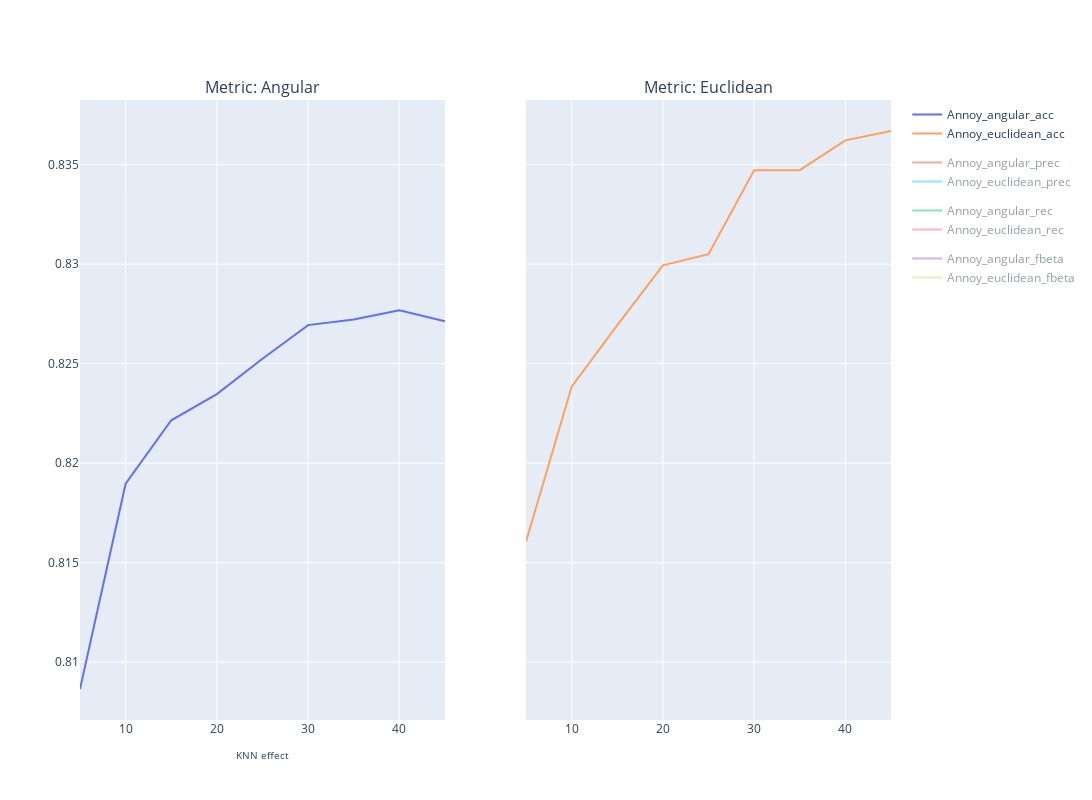

Notebook code cell kept with this figure:
### Code cell
import plotly.graph_objects as go
from plotly.subplots import make_subplots
import pandas as pd
import matplotlib.pyplot as plt
import plotly.express as px


fig = make_subplots(
        rows=1,
        cols=2,
        shared_yaxes=True,
        vertical_spacing=0.01,
        horizontal_spacing=0.1,
        # row_heights=[0.5, 0.5],
        subplot_titles=("Metric: Angular", "Metric: Euclidean")
    )

plt_df1=k_effect.copy()


mode="lines"# "markers+text"
x_col= "n_trees"
fig.add_trace(
        go.Scatter(
            x=plt_df1[x_col], y=plt_df1["Annoy_angular_acc"],mode=mode,name="Annoy_angular_acc",legendgroup ='accuracy'# , line=dict(color="blue", width=2)
        ),
        row=1,
        col=1,
    )
fig.add_trace(
        go.Scatter(
            x=plt_df1[x_col], y=plt_df1["Annoy_angular_prec"],mode=mode,name='Annoy_angular_prec',legendgroup ='precision'# , line=dict(color="blue", width=2)
        ),
        row=1,
        col=1,
    )

fig.add_trace(
        go.Scatter(
            x=plt_df1[x_col], y=plt_df1["Annoy_angular_rec"],mode=mode,name='Annoy_angular_rec',legendgroup ='recall'# , line=dict(color="blue", width=2)
        ),
        row=1,
        col=1,
    )

fig.add_trace(
        go.Scatter(
            x=plt_df1[x_col], y=plt_df1["Annoy_angular_fbeta"],mode=mode,name='Annoy_angular_fbeta',legendgroup ='fbeta_score'# , line=dict(color="blue", width=2)
        ),
        row=1,
        col=1,
    )

fig.add_trace(
        go.Scatter(
            x=plt_df1[x_col], y=plt_df1["Annoy_euclidean_acc"],mode=mode,name="Annoy_euclidean_acc",legendgroup ='accuracy'# , line=dict(color="blue", width=2)
        ),
        row=1,
        col=2,
    )
fig.add_trace(
        go.Scatter(
            x=plt_df1[x_col], y=plt_df1["Annoy_euclidean_prec"],mode=mode,name='Annoy_euclidean_prec',legendgroup ='precision'# , line=dict(color="blue", width=2)
        ),
        row=1,
        col=2,
    )

fig.add_trace(
        go.Scatter(
            x=plt_df1[x_col], y=plt_df1["Annoy_euclidean_rec"],mode=mode,name='Annoy_euclidean_rec',legendgroup ='recall'# , line=dict(color="blue", width=2)
        ),
        row=1,
        col=2,
    )

fig.add_trace(
        go.Scatter(
            x=plt_df1[x_col], y=plt_df1["Annoy_euclidean_fbeta"],mode=mode,name='Annoy_euclidean_fbeta',legendgroup ='fbeta_score'# , line=dict(color="blue", width=2)
        ),
        row=1,
        col=2,
    )

# fig.layout.annotations[1].update(text="Metric=Angular")
fig.update_xaxes(title_text="KNN effect", row=1, col=1, title_font_size=10)
# fig.update_yaxes(title_text="Metrics in %", row=1, col=2, title_font_size=10)
# fig.update_yaxes(title_text="Metrics in %", row=1, col=2, title_font_size=10)

fig.update_layout(
        height=800,
        width=1400,
        # xaxis_rangeslider_visible=False,
        xaxis_rangebreaks=[dict(values=[x for x in range(30,150,10)])]
    )

fig.show()

### Figure 1 — Plotly figure (JSON) as saved in the notebook; plotly's stock layout.template omitted (floating-point values rounded to 4 significant figures)
{"data": [{"legendgroup": "accuracy", "mode": "lines", "name": "Annoy_angular_acc", "type": "scatter", "x": [5, 10, 15, 20, 25, 30, 35, 40, 45], "xaxis": "x", "y": [0.8086, 0.819, 0.8222, 0.8235, 0.8253, 0.8269, 0.8272, 0.8277, 0.8271], "yaxis": "y"}, {"legendgroup": "precision", "mode": "lines", "name": "Annoy_angular_prec", "type": "scatter", "visible": "legendonly", "x": [5, 10, 15, 20, 25, 30, 35, 40, 45], "xaxis": "x", "y": [0.8209, 0.831, 0.8341, 0.8353, 0.837, 0.8393, 0.8403, 0.8405, 0.8402], "yaxis": "y"}, {"legendgroup": "recall", "mode": "lines", "name": "Annoy_angular_rec", "type": "scatter", "visible": "legendonly", "x": [5, 10, 15, 20, 25, 30, 35, 40, 45], "xaxis": "x", "y": [0.8086, 0.819, 0.8222, 0.8235, 0.8253, 0.8269, 0.8272, 0.8277, 0.8271], "yaxis": "y"}, {"legendgroup": "fbeta_score", "mode": "lines", "name": "Annoy_angular_fbeta", "type": "scatter", "visible": "legendonly", "x": [5, 10, 15, 20, 25, 30, 35, 40, 45], "xaxis": "x", "y": [0.8105, 0.8209, 0.8242, 0.8253, 0.8271, 0.8289, 0.8295, 0.83, 0.8295], "yaxis": "y"}, {"legendgroup": "accuracy", "mode": "lines", "name": "Annoy_euclidean_acc", "type": "scatter", "x": [5, 10, 15, 20, 25, 30, 35, 40, 45], "xaxis": "x2", "y": [0.8161, 0.8238, 0.8269, 0.8299, 0.8305, 0.8347, 0.8347, 0.8362, 0.8367], "yaxis": "y2"}, {"legendgroup": "precision", "mode": "lines", "name": "Annoy_euclidean_prec", "type": "scatter", "visible": "legendonly", "x": [5, 10, 15, 20, 25, 30, 35, 40, 45], "xaxis": "x2", "y": [0.8275, 0.8341, 0.8376, 0.8403, 0.8412, 0.8451, 0.8456, 0.847, 0.8472], "yaxis": "y2"}, {"legendgroup": "recall", "mode": "lines", "name": "Annoy_euclidean_rec", "type": "scatter", "visible": "legendonly", "x": [5, 10, 15, 20, 25, 30, 35, 40, 45], "xaxis": "x2", "y": [0.8161, 0.8238, 0.8269, 0.8299, 0.8305, 0.8347, 0.8347, 0.8362, 0.8367], "yaxis": "y2"}, {"legendgroup": "fbeta_score", "mode": "lines", "name": "Annoy_euclidean_fbeta", "type": "scatter", "visible": "legendonly", "x": [5, 10, 15, 20, 25, 30, 35, 40, 45], "xaxis": "x2", "y": [0.8174, 0.8251, 0.8284, 0.8313, 0.832, 0.8361, 0.8362, 0.8377, 0.8381], "yaxis": "y2"}], "layout": {"annotations": [{"font": {"size": 16}, "showarrow": false, "text": "Metric: Angular", "x": 0.225, "xanchor": "center", "xref": "paper", "y": 1, "yanchor": "bottom", "yref": "paper"}, {"font": {"size": 16}, "showarrow": false, "text": "Metric: Euclidean", "x": 0.775, "xanchor": "center", "xref": "paper", "y": 1, "yanchor": "bottom", "yref": "paper"}], "height": 800, "width": 1400, "xaxis": {"anchor": "y", "autorange": true, "domain": [0, 0.45], "range": [5, 45], "rangebreaks": [{"values": [30, 40, 50, 60, 70, 80, 90, 100, 110, 120, 130, 140]}], "title": {"font": {"size": 10}, "text": "KNN effect"}, "type": "linear"}, "xaxis2": {"anchor": "y2", "autorange": true, "domain": [0.55, 1], "range": [5, 45], "type": "linear"}, "yaxis": {"anchor": "x", "autorange": true, "domain": [0, 1], "range": [0.8071, 0.8383], "type": "linear"}, "yaxis2": {"anchor": "x2", "autorange": true, "domain": [0, 1], "matches": "y", "range": [0.8071, 0.8383], "showticklabels": false, "type": "linear"}}}
